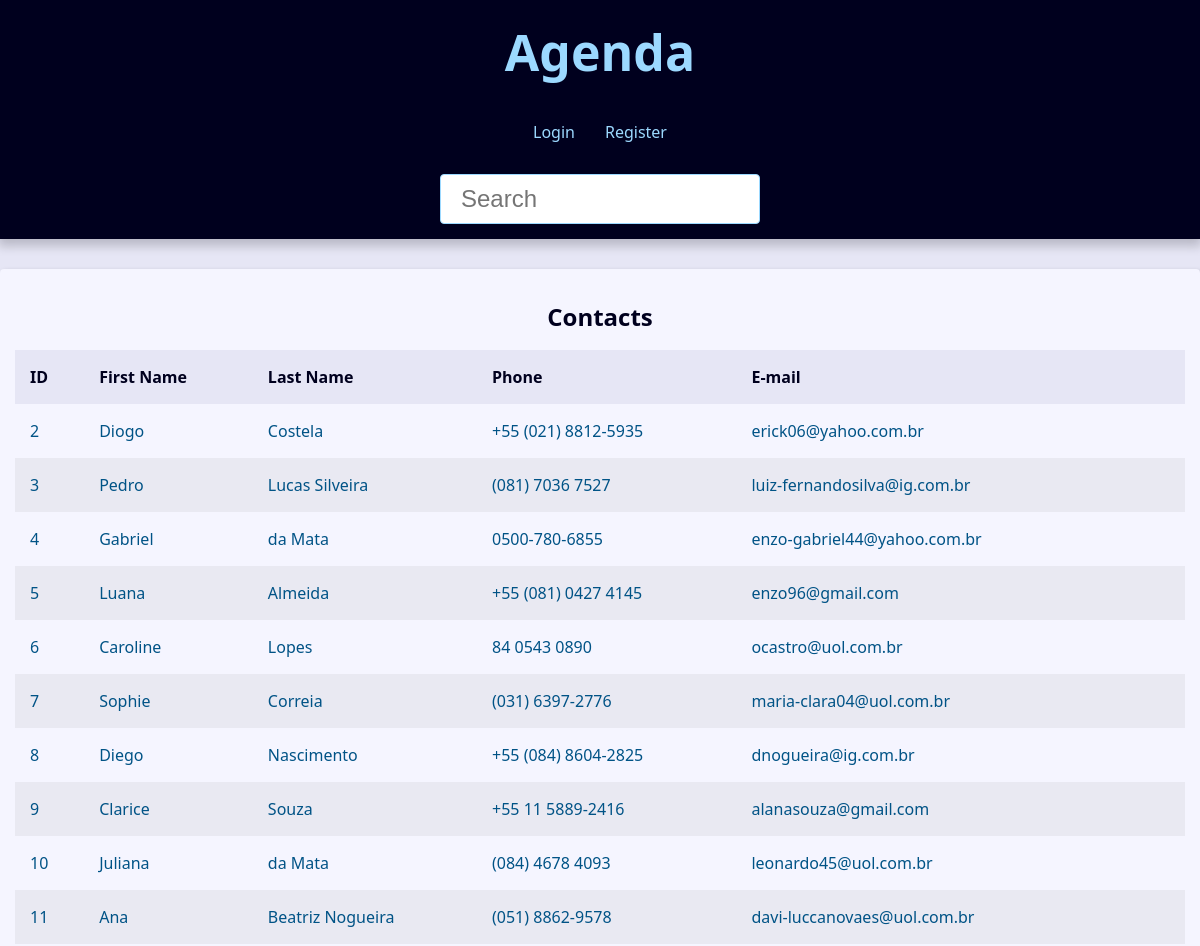
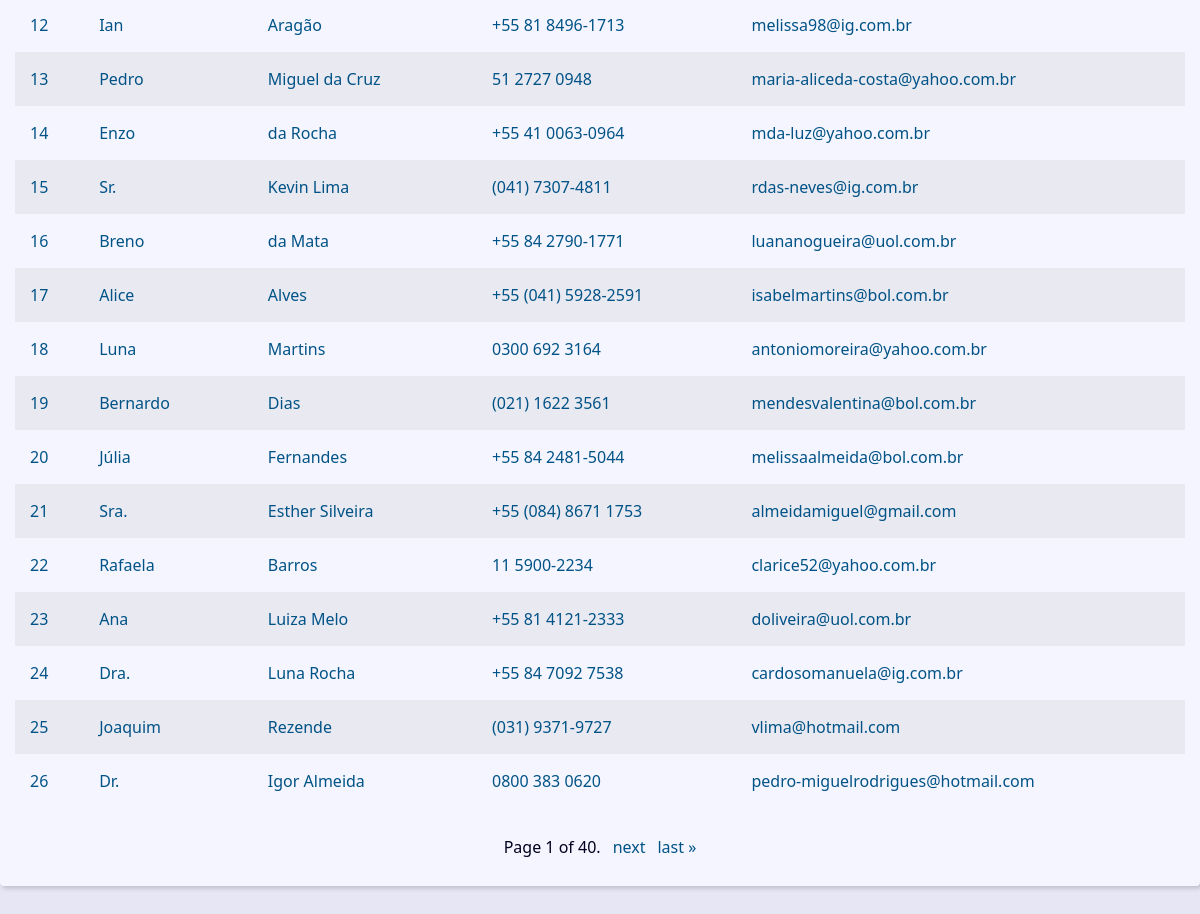
Before: / with the older database file (2 pictures, top to bottom).
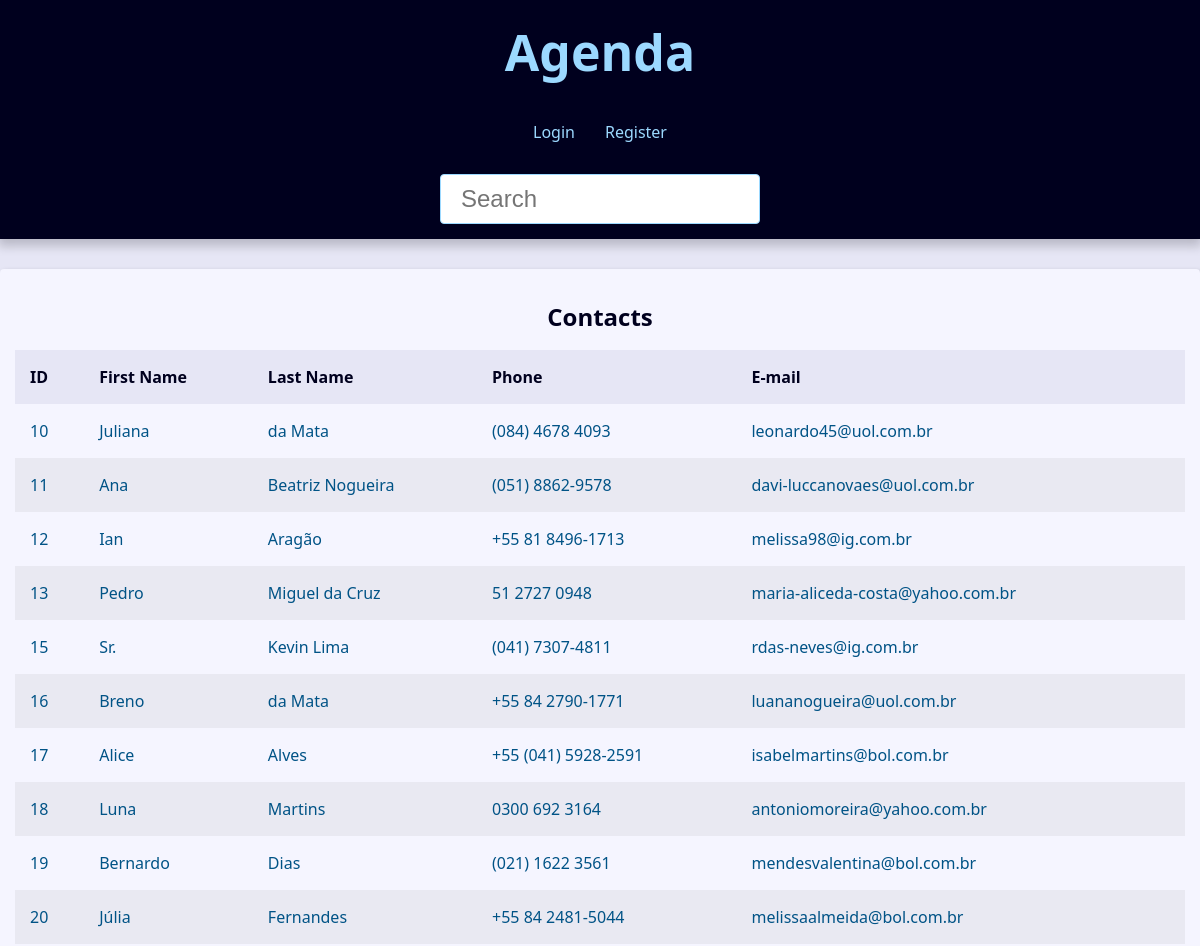
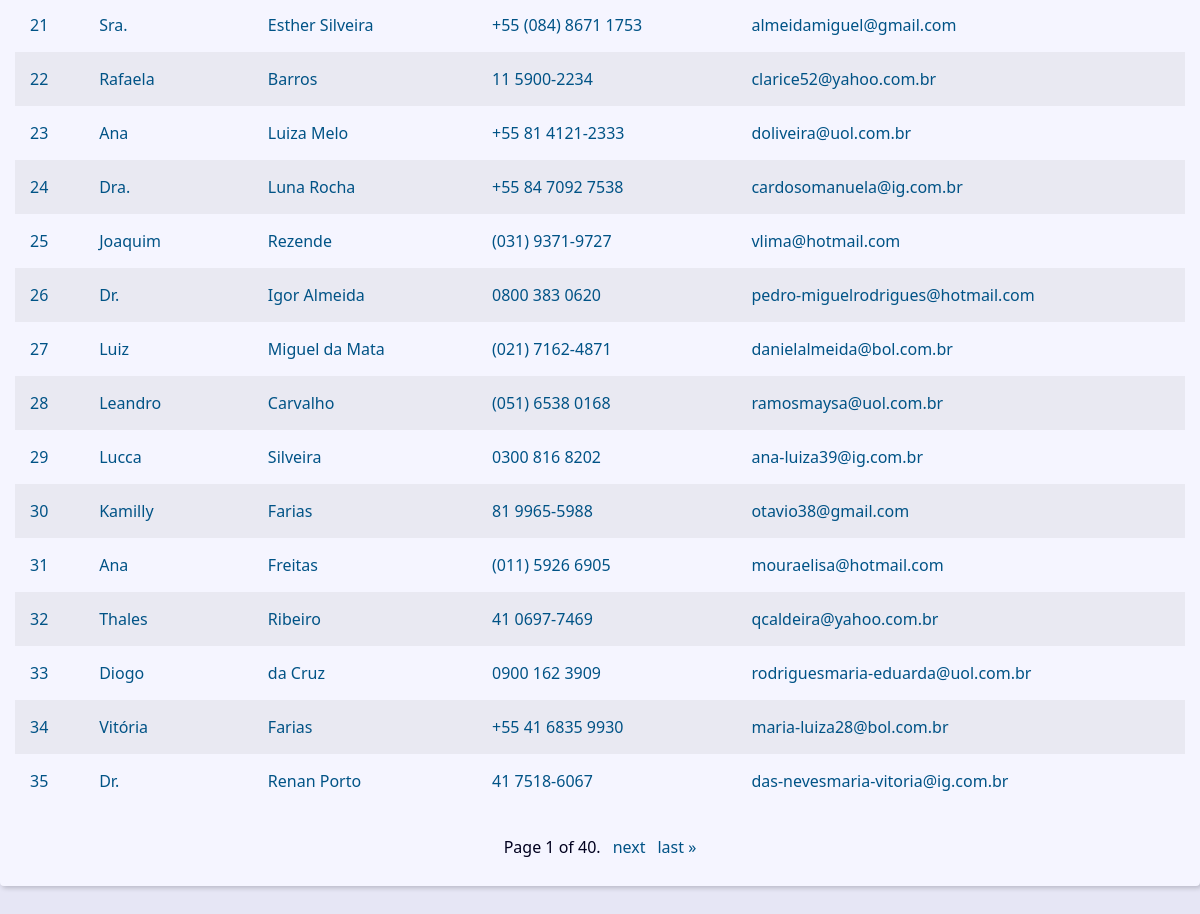
After: the same page with the newer database file (2 pictures, top to bottom).
### contact/models.py (models this page shows, shortened)
class Contact(models.Model):
    first_name      =   models.CharField(max_length             =   50)
    last_name       =   models.CharField(max_length             =   50)
    phone           =   models.CharField(max_length             =   50)
    email           =   models.EmailField(max_length            =   254,    blank   =   True)
    create_date     =   models.DateTimeField(default            =   timezone.now)
    description     =   models.TextField(blank                  =   True)
    show            =   models.BooleanField(default             =   True)
    picture         =   models.ImageField(blank                 =   True, upload_to='picture/%Y/%m/')
    cotegory        =   models.ForeignKey(Category, on_delete   =   models.SET_NULL, blank = True, null = True)
    owner           =   models.ForeignKey(User , on_delete      =   models.SET_NULL, blank = True, null = True)

### contact/views/contact_views.py (the view)
# urls.py: path('',views.IndexView.as_view(), name='index'),
class IndexView(View):
    template_name = 'contact/index.html'
    def get(self, request , *args , **kwargs):
        contact    =   Contact.objects.filter(show=True).order_by('id')
        paginator = Paginator(contact, 25)
        page_number = request.GET.get("page")
        page_obj    =   paginator.get_page(page_number)
        context = {
                    'page_obj'      :   page_obj,
                    'site_title'    :   'Contatos - '
                }
        return render(request, self.template_name,context)

### contact/templates/contact/index.html (shortened to what this page needs)
{% extends "global/base.html" %}
{% block content %}
    {% if page_obj %}
    <div class="responsive-table">
        <table class="contacts-table">
            <caption class = "table-caption">
                Contacts
            </caption>
            <thead>
                <tr class = "table-row table-row-header">
                    <th class="table-header">ID</th>
                    <th class="table-header">First Name</th>
                    <th class="table-header">Last Name</th>
                    <th class="table-header">Phone</th>
                    <th class="table-header">E-mail</th>
                </tr>
            </thead>
            <tbady>
                {% for contact in page_obj  %}
                    <tr class="table-row">
                        <td class="table-cel">
                            <a
                            class="table-link"
                            href={% url "contact:contact" contact.id %}>
                            {{contact.id}}
                        </td>
                        <td class="table-cel">
                            <a class="table-link" href="#">
                                {{contact.first_name}}
                            </a>
                        </td>
                        <td class="table-cel">
                            <a class="table-link" href="#">
                                {{contact.last_name}}
                            </a>
                        </td>
                        <td class="table-cel">
                            <a class="table-link" href="#">
                                {{contact.phone}}
                            </a>
                        </td>
                        <td class="table-cel">
                            <a class="table-link" href="#">
                                {{contact.email}}
                            </a>
                        </td>
                    </tr>
                {% endfor %}
            </tbady>
        </table>
    </div>
    {% else %}
    <div class="single-contact">
        <h1 class="single-contact-name">
            Nenhum contato encontrado
        </h1>
    </div>
{% endif %}
{% endblock content %}

Changed rows visible on the page:
removed Contact: id "2", first_name "Diogo", last_name "Costela", phone "+55 (021) 8812-5935", email "erick06@yahoo.com.br"
removed Contact: id "3", first_name "Pedro", last_name "Lucas Silveira", phone "(081) 7036 7527", email "luiz-fernandosilva@ig.com.br"
removed Contact: id "4", first_name "Gabriel", last_name "da Mata", phone "0500-780-6855", email "enzo-gabriel44@yahoo.com.br"
removed Contact: id "5", first_name "Luana", last_name "Almeida", phone "+55 (081) 0427 4145", email "enzo96@gmail.com"
removed Contact: id "6", first_name "Caroline", last_name "Lopes", phone "84 0543 0890", email "ocastro@uol.com.br"
removed Contact: id "7", first_name "Sophie", last_name "Correia", phone "(031) 6397-2776", email "maria-clara04@uol.com.br"
removed Contact: id "8", first_name "Diego", last_name "Nascimento", phone "+55 (084) 8604-2825", email "dnogueira@ig.com.br"
removed Contact: id "9", first_name "Clarice", last_name "Souza", phone "+55 11 5889-2416", email "alanasouza@gmail.com"
removed Contact: id "14", first_name "Enzo", last_name "da Rocha", phone "+55 41 0063-0964", email "mda-luz@yahoo.com.br"
now on this page (row unchanged): Contact: id "27", first_name "Luiz", last_name "Miguel da Mata", phone "(021) 7162-4871", email "danielalmeida@bol.com.br"
now on this page (row unchanged): Contact: id "28", first_name "Leandro", last_name "Carvalho", phone "(051) 6538 0168", email "ramosmaysa@uol.com.br"
now on this page (row unchanged): Contact: id "29", first_name "Lucca", last_name "Silveira", phone "0300 816 8202", email "ana-luiza39@ig.com.br"
now on this page (row unchanged): Contact: id "30", first_name "Kamilly", last_name "Farias", phone "81 9965-5988", email "otavio38@gmail.com"
now on this page (row unchanged): Contact: id "31", first_name "Ana", last_name "Freitas", phone "(011) 5926 6905", email "mouraelisa@hotmail.com"
now on this page (row unchanged): Contact: id "32", first_name "Thales", last_name "Ribeiro", phone "41 0697-7469", email "qcaldeira@yahoo.com.br"
now on this page (row unchanged): Contact: id "33", first_name "Diogo", last_name "da Cruz", phone "0900 162 3909", email "rodriguesmaria-eduarda@uol.com.br"
now on this page (row unchanged): Contact: id "34", first_name "Vitória", last_name "Farias", phone "+55 41 6835 9930", email "maria-luiza28@bol.com.br"
now on this page (row unchanged): Contact: id "35", first_name "Dr.", last_name "Renan Porto", phone "41 7518-6067", email "das-nevesmaria-vitoria@ig.com.br"
